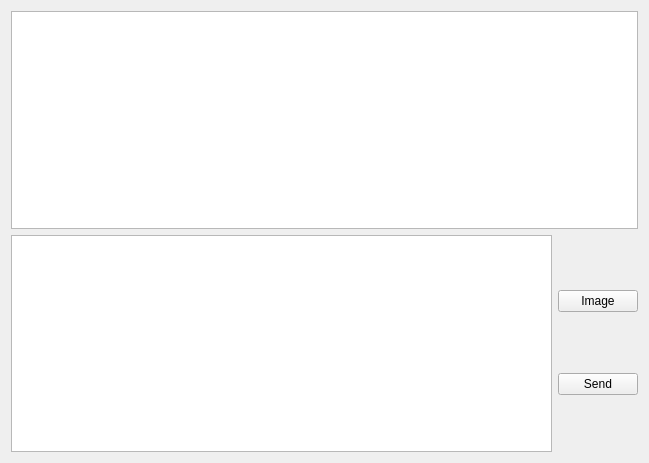
<?xml version="1.0" encoding="UTF-8"?>
<ui version="4.0">
 <class>Widget</class>
 <widget class="QWidget" name="Widget">
  <property name="geometry">
   <rect>
    <x>0</x>
    <y>0</y>
    <width>649</width>
    <height>463</height>
   </rect>
  </property>
  <property name="windowTitle">
   <string>服务端</string>
  </property>
  <layout class="QVBoxLayout" name="verticalLayout_2">
   <item>
    <widget class="QTextBrowser" name="messageView"/>
   </item>
   <item>
    <widget class="QSplitter" name="splitter">
     <property name="orientation">
      <enum>Qt::Vertical</enum>
     </property>
     <widget class="QWidget" name="layoutWidget">
      <layout class="QHBoxLayout" name="horizontalLayout">
       <item>
        <widget class="QPlainTextEdit" name="messageInput"/>
       </item>
       <item>
        <layout class="QVBoxLayout" name="verticalLayout">
         <item>
          <widget class="QPushButton" name="imageButton">
           <property name="text">
            <string>Image</string>
           </property>
          </widget>
         </item>
         <item>
          <widget class="QPushButton" name="sendButton">
           <property name="text">
            <string>Send</string>
           </property>
          </widget>
         </item>
        </layout>
       </item>
      </layout>
     </widget>
    </widget>
   </item>
  </layout>
 </widget>
 <resources/>
 <connections/>
</ui>
